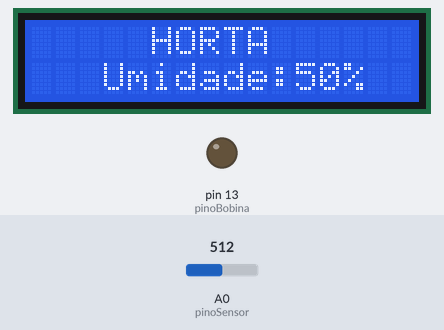
A sketch run on a simulated Arduino Uno, built with avr-gcc and run on an emulated ATmega328P. Parts: 16×2 character LCD, output pins drawn as LEDs (lit = HIGH). The test bench sets the inputs (shaded band); at power-on: A0 (pinoSensor) = 512. What the sketch prints to the serial monitor is not drawn.

Above: at 1.2 s.
1.3 s: A0 (pinoSensor) set to 815
At 5.3 s:
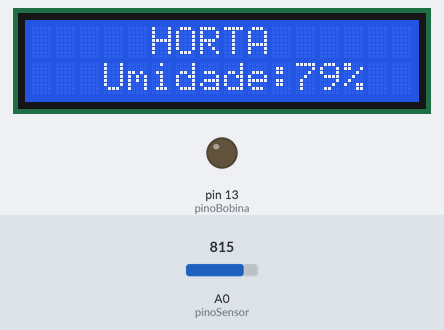
6.3 s: A0 (pinoSensor) set to 837
At 9.3 s:
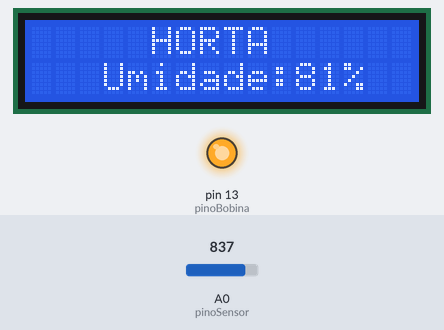
11.3 s: A0 (pinoSensor) set to 900
At 13.4 s:
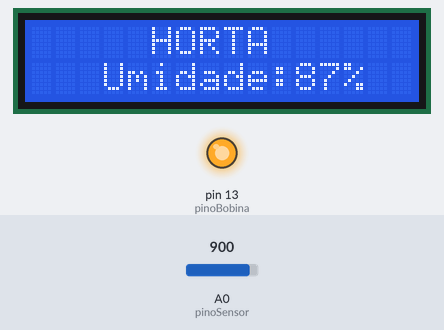
Timing chart, 0 to 14.9 s (numbered marks = the images above; inputs shaded):
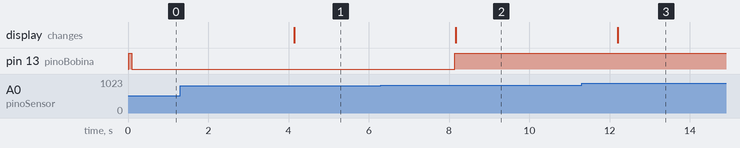

The sketch:

Horta_Codigo.ino
```cpp
#include <Wire.h>
#include <LiquidCrystal_I2C.h>

LiquidCrystal_I2C lcd(0x27, 16, 2);

const int pinoBobina = 13;
const int pinoSensor = A0;

int umidade;
int umidadeBruto;

unsigned long leituras = 1;

void setup() {

  Serial.begin(9600);
  Wire.begin();

  // Scanner I2C
  Serial.println("Procurando dispositivos I2C...");

  bool encontrado = false;

  for (byte endereco = 1; endereco < 127; endereco++) {

    Wire.beginTransmission(endereco);

    if (Wire.endTransmission() == 0) {
      Serial.print("Dispositivo encontrado: 0x");

      if (endereco < 16) {
        Serial.print("0");
      }

      Serial.println(endereco, HEX);
      encontrado = true;
    }
  }

  if (!encontrado) {
    Serial.println("Nenhum dispositivo I2C encontrado!");
  }

  Serial.println("Busca finalizada!");

  // Configuracao do rele (ativo em LOW)
  digitalWrite(pinoBobina, HIGH);
  pinMode(pinoBobina, OUTPUT);

  // Configuracao do LCD
  lcd.init();
  lcd.backlight();

  lcd.setCursor(5, 0);
  lcd.print("HORTA");
}

void loop() {

  umidadeBruto = analogRead(pinoSensor);
  umidade = map(umidadeBruto, 0, 1023, 0, 100);

  if (umidade < 70) {
    digitalWrite(pinoBobina, LOW);
  }
  else if (umidade > 80) {
    digitalWrite(pinoBobina, HIGH);
  }

  // LCD - Linha 2
  lcd.setCursor(0, 1);
  lcd.print("                ");

  lcd.setCursor(3, 1);
  lcd.print("Umidade:");
  lcd.print(umidade);
  lcd.print("%");

  // Informa o estado em toda leitura, inclusive entre 70% e 80%.
  // O rele e ativo em LOW; nessa faixa, a saida conserva o estado anterior.
  Serial.print("BOMBA = ");
  Serial.print(digitalRead(pinoBobina) == LOW ? "LIGADA" : "DESLIGADA");

  // Monitor Serial
  Serial.print("; UMIDADE = ");
  Serial.print(umidade);

  Serial.print("%; BRUTO = ");
  Serial.print(umidadeBruto);

  Serial.print("; LEITURAS = ");
  Serial.println(leituras);

  leituras++;

  delay(4000);
}
```

Measured:
- the behaviour switches between 828 and 829 on A0 (pinoSensor) (found by bisection; images 1 and 2)
- after the input at 1.3 s, the display: changes after 2.8 s (image 1)
- after the input at 6.3 s, pin 13 (pinoBobina): LOW → HIGH after 1.8 s; the display: changes after 1.9 s (image 2)
- after the input at 11.3 s, the display: changes after 0.90 s (image 3)
